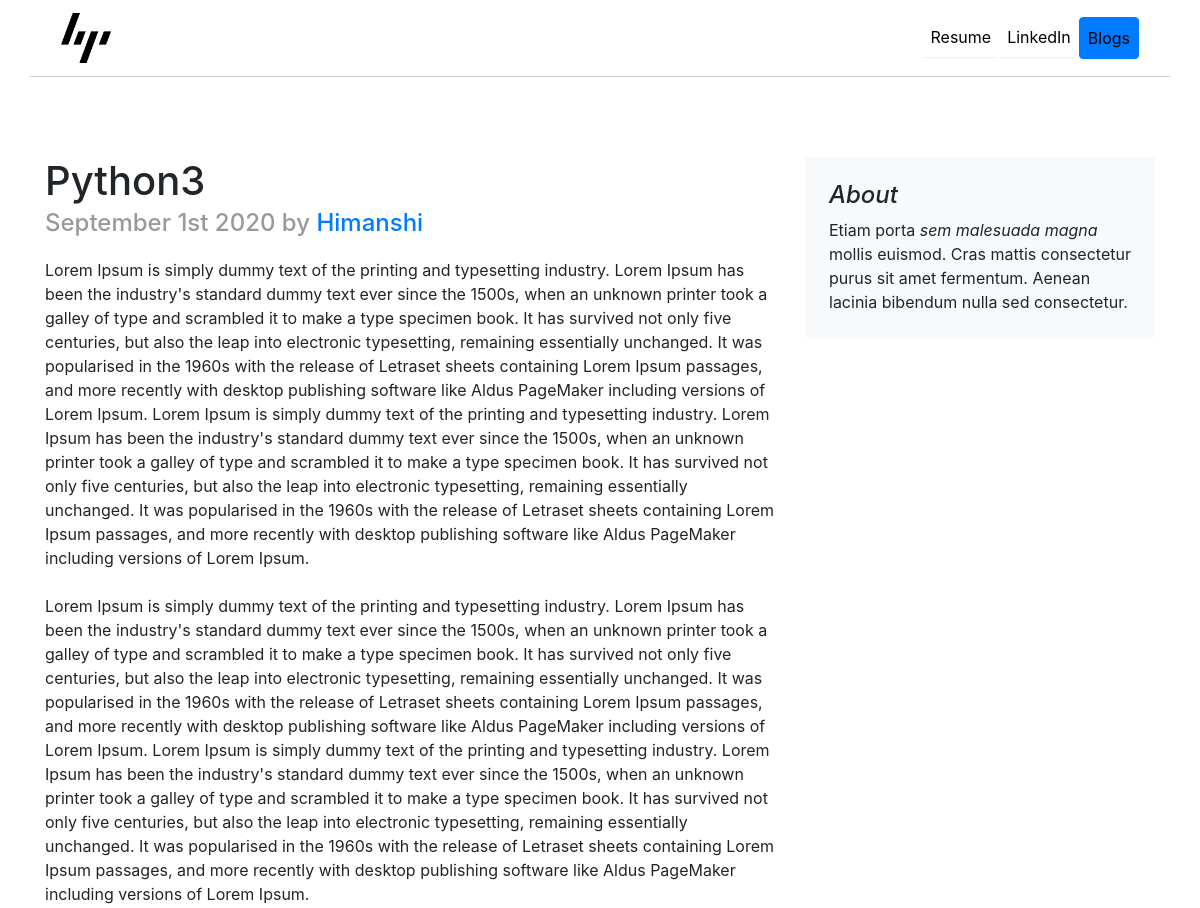
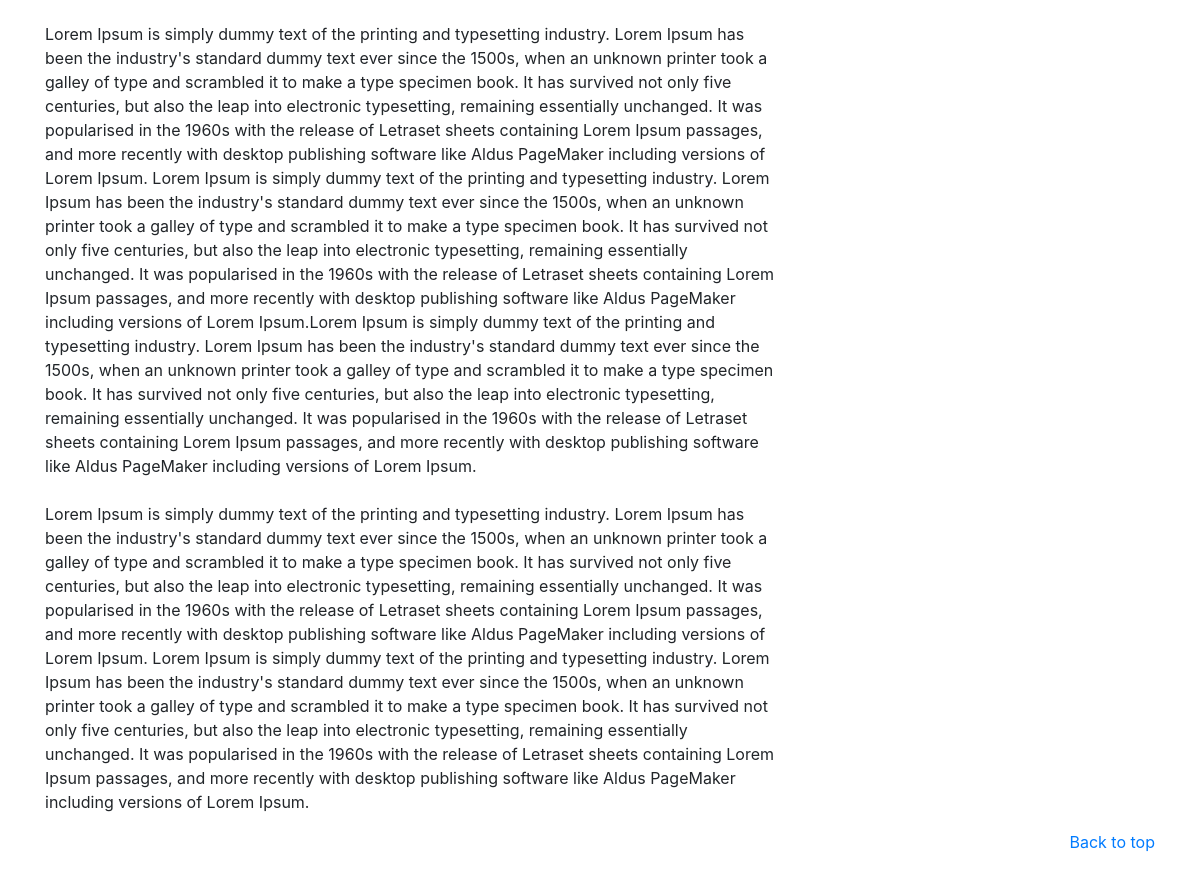
Page /blog/1/ on the committed database (2 pictures, top to bottom).
### blog/models.py (models this page shows, shortened)
class Blog(models.Model):
    title = models.CharField(max_length=200)
    desc = models.TextField()
    date = models.DateField()
    url = models.URLField(blank = True)

### blog/views.py (the view)
# urls.py: path('<int:blog_id>/',views.detail, name = 'detail'),
def detail(request,blog_id):
    blog = get_object_or_404(Blog, pk= blog_id)
    return render(request,'blog/detail.html',{'blog' : blog})

### blog/templates/blog/detail.html
{% extends 'personal_portfolio/base.html' %}
{% block content %}
    <div class="container" style="margin-top:80px">
        <div class="row">
            <div class="col-md-8">
                <h1 style="margin-bottom: .25rem;font-size: 2.5rem;">{{ blog.title }}</h1>
                <h4 style="margin-bottom: 1.25rem; color: #999;">{{ blog.date|date:'F jS Y' }} by <a href="{% url 'home' %}">Himanshi</a></h4>
                <p>{{ blog.desc|safe }}</p>
            </div>
            <aside class="col-md-4">
                <div class="p-4 mb-3 bg-light rounded">
                    <h4 class="font-italic">About</h4>
                    <p class="mb-0">Etiam porta <em>sem malesuada magna</em> mollis euismod. Cras mattis consectetur purus sit amet fermentum. Aenean lacinia bibendum nulla sed consectetur.</p>
                </div>
            </aside>
        </div>
    </div>
{% endblock %}

### rows in the picture
Blog: title "Python3", date "September 1st 2020", desc "Lorem Ipsum is simply dummy text of the printing and typesetting industry. Lorem Ipsum has been the industry's standard dummy text ever since the 1500s, when an unknown printer took a galley of type and scrambled it to make a type specimen book. It has survived not only five centuries, but also the leap into electronic typesetting, remaining essentially unchanged. It was popularised in the 1960s with the release of Letraset sheets containing Lorem Ipsum passages, and more recently with desktop publishing software like Aldus PageMaker including versions of Lorem Ipsum. Lorem Ipsum is simply dummy text of the printing and typesetting industry. Lorem Ipsum has been the industry's standard…"
